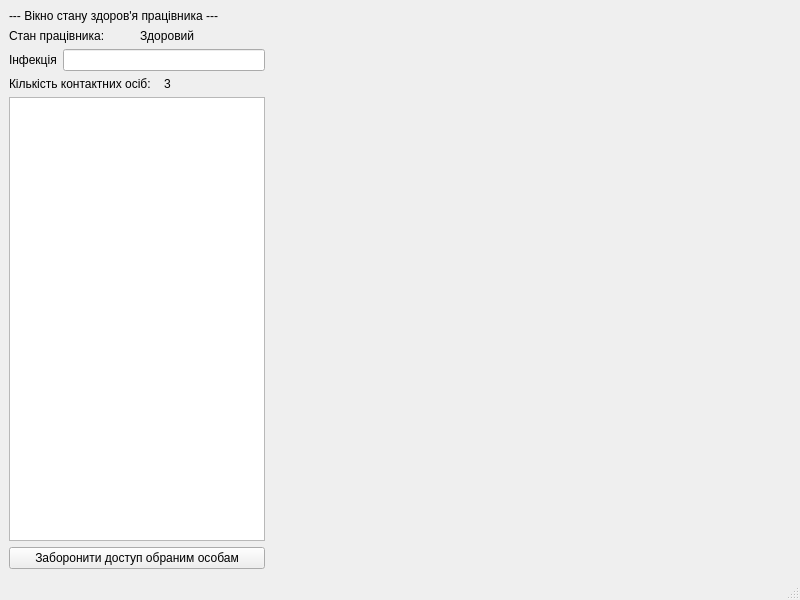
<?xml version="1.0" encoding="UTF-8"?>
<ui version="4.0">
 <class>MainWindow</class>
 <widget class="QMainWindow" name="MainWindow">
  <property name="geometry">
   <rect>
    <x>0</x>
    <y>0</y>
    <width>800</width>
    <height>600</height>
   </rect>
  </property>
  <property name="windowTitle">
   <string>MainWindow</string>
  </property>
  <widget class="QWidget" name="centralwidget">
   <layout class="QFormLayout" name="formLayout">
    <item row="0" column="0">
     <layout class="QVBoxLayout" name="verticalLayout">
      <item>
       <widget class="QLabel" name="label_3">
        <property name="text">
         <string>--- Вікно стану здоров'я працівника ---</string>
        </property>
       </widget>
      </item>
      <item>
       <layout class="QHBoxLayout" name="horizontalLayout_2">
        <item>
         <widget class="QLabel" name="label_2">
          <property name="text">
           <string>Стан працівника:</string>
          </property>
         </widget>
        </item>
        <item>
         <widget class="QLabel" name="label_5">
          <property name="text">
           <string>Здоровий</string>
          </property>
         </widget>
        </item>
       </layout>
      </item>
      <item>
       <layout class="QHBoxLayout" name="horizontalLayout_4">
        <item>
         <widget class="QLabel" name="label_4">
          <property name="text">
           <string>Інфекція</string>
          </property>
         </widget>
        </item>
        <item>
         <widget class="QLineEdit" name="lineEdit_2"/>
        </item>
       </layout>
      </item>
      <item>
       <layout class="QHBoxLayout" name="horizontalLayout">
        <item>
         <widget class="QLabel" name="label_6">
          <property name="text">
           <string>Кількість контактних осіб:  </string>
          </property>
         </widget>
        </item>
        <item>
         <widget class="QLabel" name="label_7">
          <property name="text">
           <string>3</string>
          </property>
         </widget>
        </item>
       </layout>
      </item>
      <item>
       <widget class="QTableWidget" name="tableWidget"/>
      </item>
      <item>
       <layout class="QHBoxLayout" name="horizontalLayout_3">
        <item>
         <widget class="QPushButton" name="pushButton">
          <property name="text">
           <string>Заборонити доступ обраним особам</string>
          </property>
         </widget>
        </item>
       </layout>
      </item>
     </layout>
    </item>
   </layout>
  </widget>
  <widget class="QMenuBar" name="menubar">
   <property name="geometry">
    <rect>
     <x>0</x>
     <y>0</y>
     <width>800</width>
     <height>17</height>
    </rect>
   </property>
  </widget>
  <widget class="QStatusBar" name="statusbar"/>
 </widget>
 <resources/>
 <connections/>
</ui>
